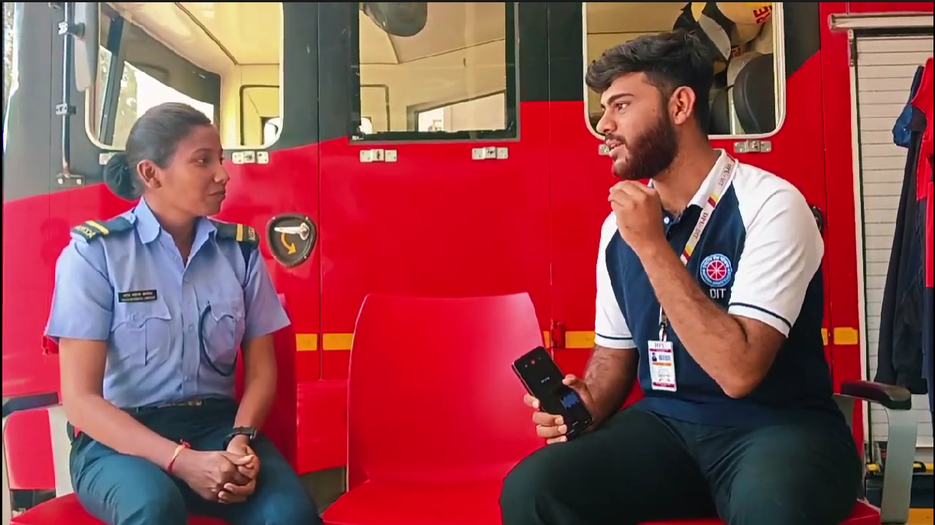
#> input picture Python/OpenCV/img1.png, 935 x 525 px, shrunk from 1223 x 687 before the run
$ jupyter execute RGBToGrayScale.ipynb
#> lines starting #> are read from the running program, lines starting #| are printed output that depends on the picture
[cell 1]
import cv2
import numpy as np

[cell 2]
img = cv2.imread('img1.png')
#> img is the input picture: shape (525, 935, 3); mean B, G, R 79, 75.3, 145.2
img1 = cv2.imread('your_image.jpg')
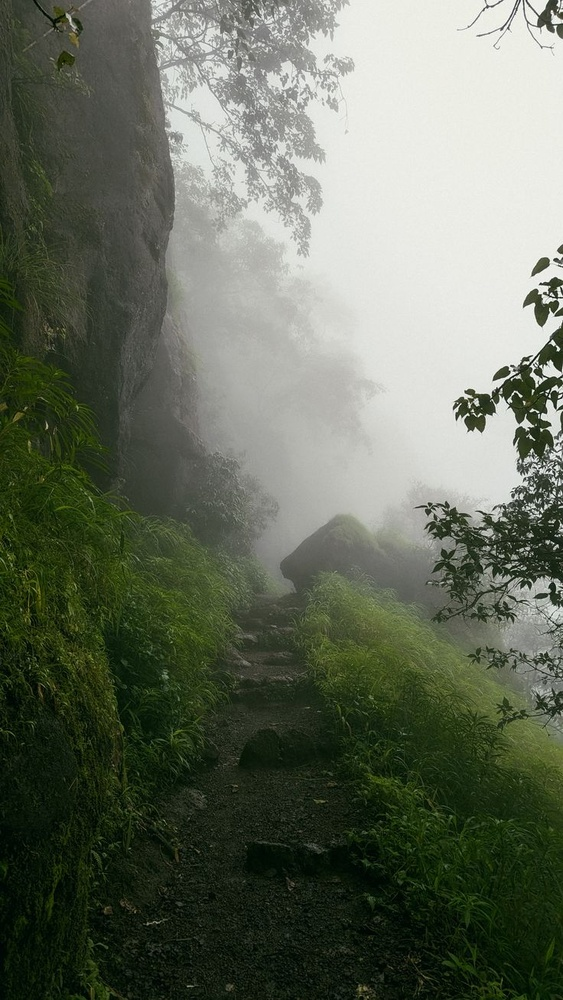
#> input picture Python/OpenCV/your_image.jpg, 563 x 1000 px, shrunk from 736 x 1308 before the run
#> img1 is the input picture: shape (1000, 563, 3); mean B, G, R 92.2, 107.7, 100.6

[cell 3]
img_gray = cv2.cvtColor(img,cv2.COLOR_BGR2GRAY)
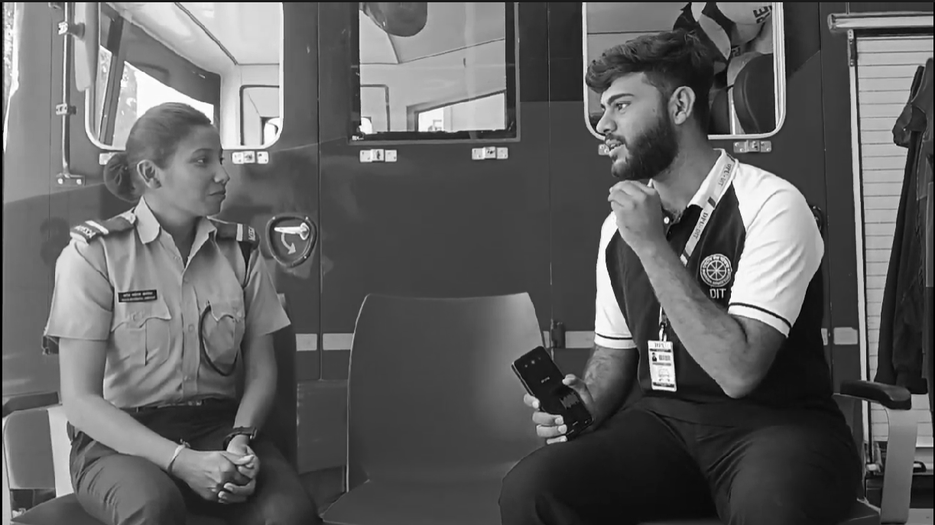
#> img_gray: shape (525, 935); min 0, max 255, mean 96.6
